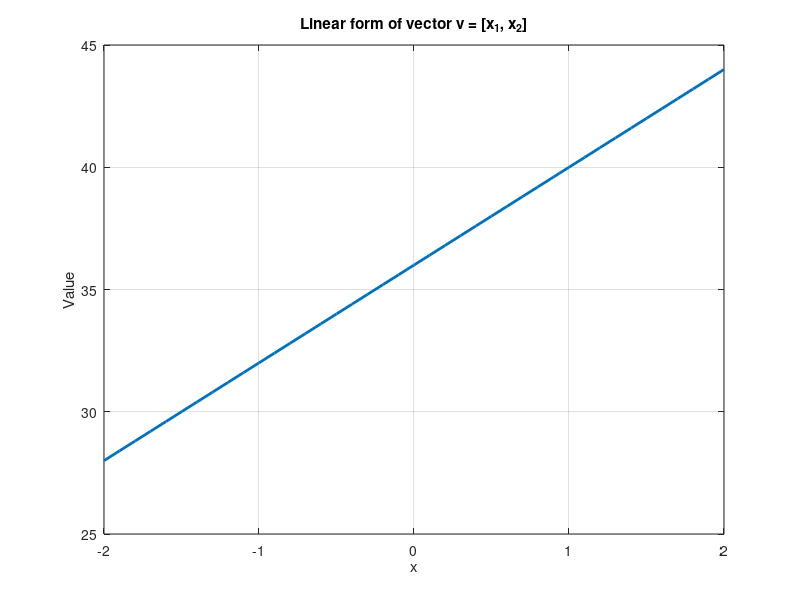
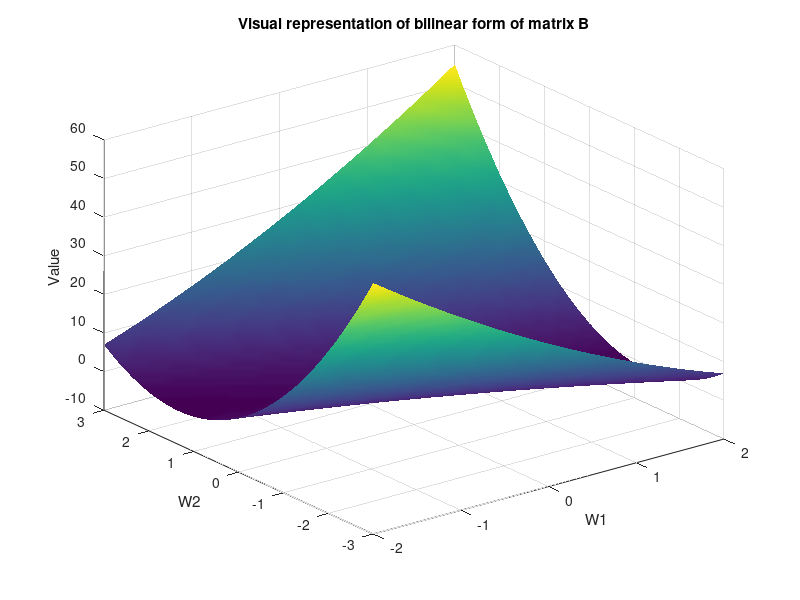
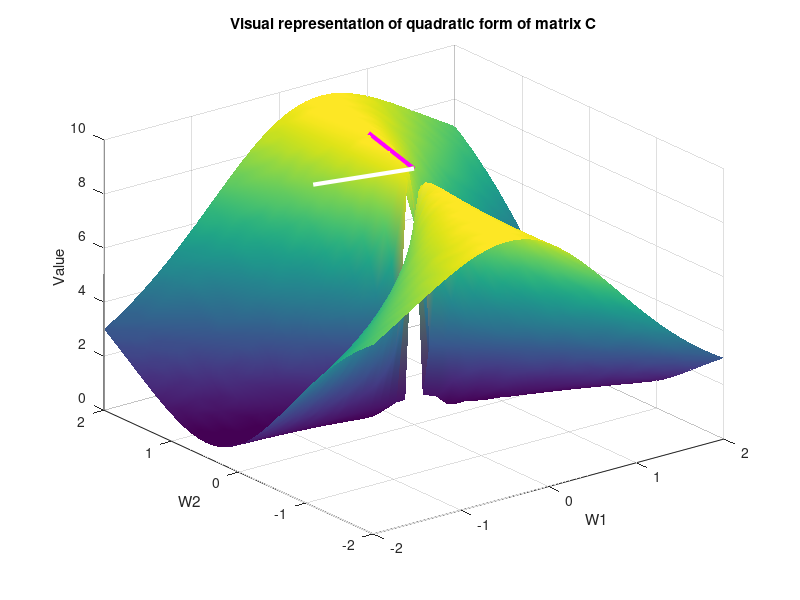
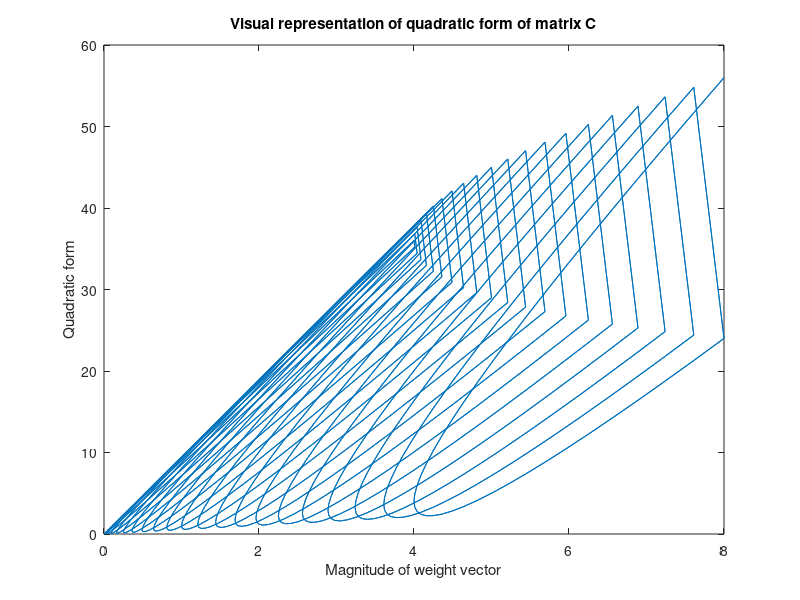

The MATLAB source for these figures, in order:
% Linear Form Visualization
A = [4 18]; % Example matrix for linear form
x = -2:.1:2; % Range of values for the vector component

linearForm = zeros(size(x));
for i = 1:length(x)
    for j = 1: length(x)
        % Define the vector component for this iteration
        v = [x(i); x(j)];
        
        % Compute the linear form
        linearForm(i) = A*v;
    end
end

figure(1), clf
% Plot the linear form
plot(x, linearForm, 'LineWidth', 2)
title('Linear form of vector v = [x_1, x_2]')
xlabel('x'), ylabel('Value')
grid on


%%

% Bilinear Form
B = [1 2; 2 3]; % Example matrix for bilinear form
wi1 = -2:.1:2; % Range of weights for first dimension
wi2 = -3:.1:3; % Range of weights for second dimension

bilinearForm = zeros(length(wi1), length(wi2));
for i = 1:length(wi1)
    for j = 1:length(wi2)
        % Define the weights for this iteration
        w = [wi1(i); wi2(j)];
        
        % Compute the bilinear form of the matrix
        bilinearForm(i,j) = w'*B*w;
    end
end

figure(2), clf
% Create a rotatable image
surf(wi1, wi2, bilinearForm'), shading interp
title('Visual representation of bilinear form of matrix B')
xlabel('W1'), ylabel('W2'), zlabel('Value')
rotate3d on


%%

% Quadratic Form
C = [1 2; 2 9]; % Example matrix for quadratic form
wi = -2:.1:2; % Range of weights

quadraticForm = zeros(length(wi));
for i = 1:length(wi)
    for j = 1:length(wi)
        % Define the weights for this iteration
        w = [wi(i); wi(j)];
        
        normfact = w'*w;

        % Compute the quadratic form of the matrix
        quadraticForm(i,j) = w'*C*w / normfact;
    end
end

figure(3), clf
% Create a rotatable image
surf(wi, wi, quadraticForm'), shading interp
title('Visual representation of quadratic form of matrix C')
xlabel('W1'), ylabel('W2'), zlabel('Value')
rotate3d on

[eigvecs,eigvals] = eig(C);
hold on
plot3([0 eigvecs(1,1)],[0 eigvecs(2,1)],[1 1]*max(quadraticForm(:)),'w','linew',3)
plot3([0 eigvecs(1,2)],[0 eigvecs(2,2)],[1 1]*max(quadraticForm(:)),'m','linew',3)


%% 

C = [1 2; 2 9]; % Example matrix for quadratic form
wi = -2:0.1:2; % Range of weights

magnitudes = zeros(1, length(wi)^2);
quadraticForm = zeros(1, length(wi)^2);
index = 1;

for i = 1:length(wi)
    for j = 1:length(wi)
        % Define the weights for this iteration
        w = [wi(i); wi(j)];
        
        normfact = w'*w;
        magnitudes(index) = normfact;
       
        % Compute the quadratic form of the matrix
        quadraticForm(index) = w'*C*w;
        
        index = index + 1;
    end
end

figure(4), clf
% Plot the quadratic form against magnitudes
plot(magnitudes, quadraticForm)
title('Visual representation of quadratic form of matrix C')
xlabel('Magnitude of weight vector'), ylabel('Quadratic form')
